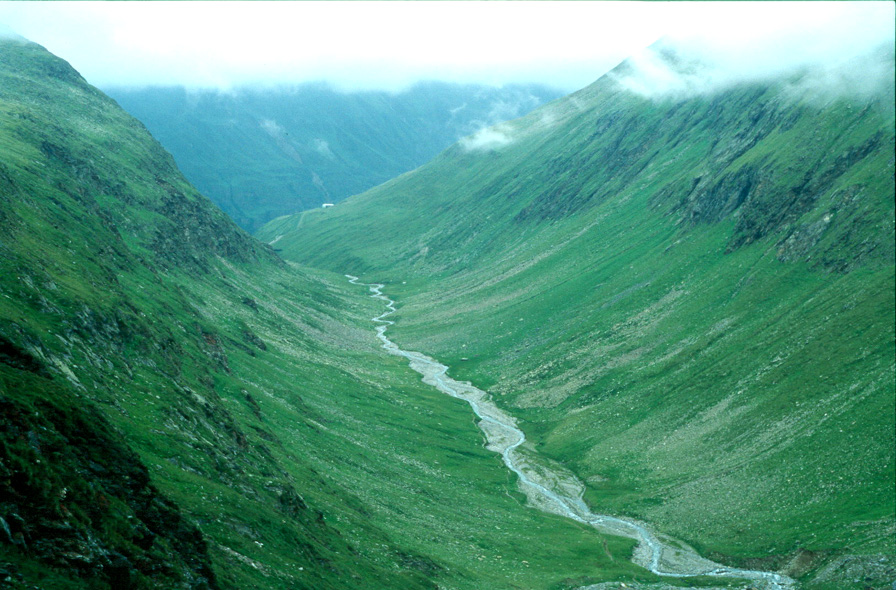
#> input picture HW3/valley.jpg, 896 x 590 px
$ jupyter execute HW3-Images.ipynb   (shell and % lines are left out)
#> lines starting #> are read from the running program, lines starting #| are printed output that depends on the picture
Lab work 3
Task: Work with images

[cell 1]
import matplotlib.pyplot as plt
import matplotlib.image as pltimg
import numpy as np

[cell 2]
#Loading and showing image
im = pltimg.imread('valley.jpg')
#> im is the input picture: shape (590, 896, 3); mean R, G, B 83.3, 146.9, 126.5
fig = plt.figure(figsize=(15,10))
plt.imshow(im)

[cell 3]
#Rotation of image
im_rotated90 = np.rot90(im,1)
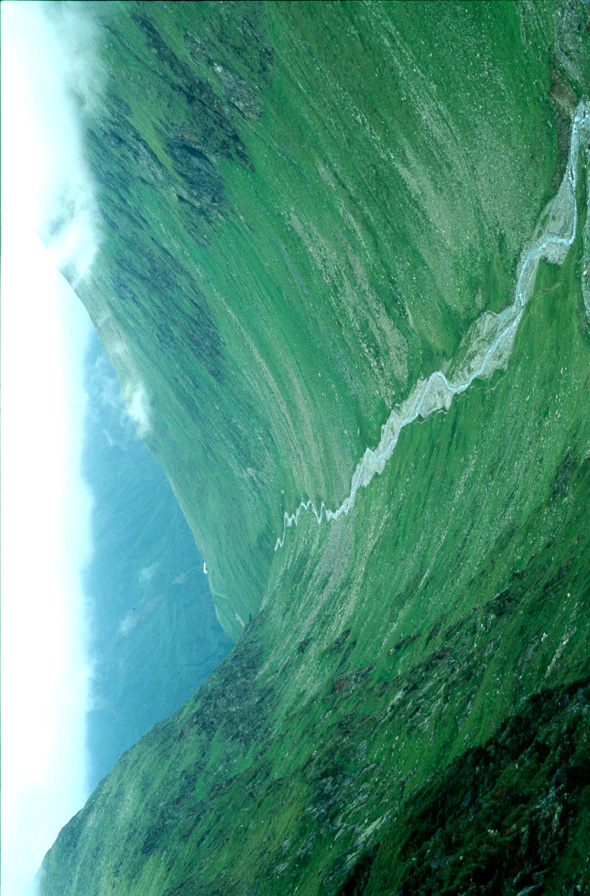
#> im_rotated90: shape (896, 590, 3); mean R, G, B 83.3, 146.9, 126.5
im_rotated180 = np.rot90(im,2)
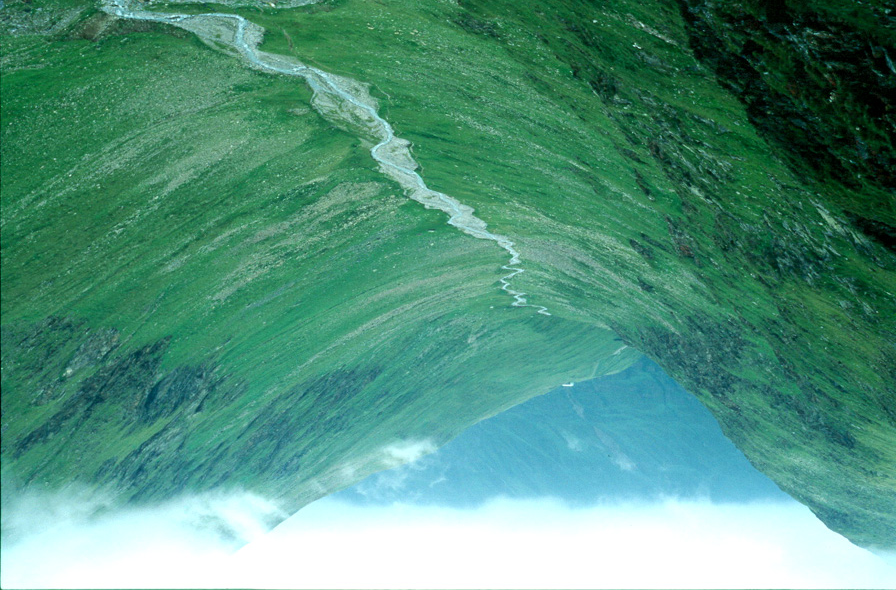
#> im_rotated180: shape (590, 896, 3); mean R, G, B 83.3, 146.9, 126.5
fig = plt.figure(figsize=(15,10))
plt.subplot(121)
plt.imshow(im_rotated90)
plt.subplot(122)
plt.imshow(im_rotated180)
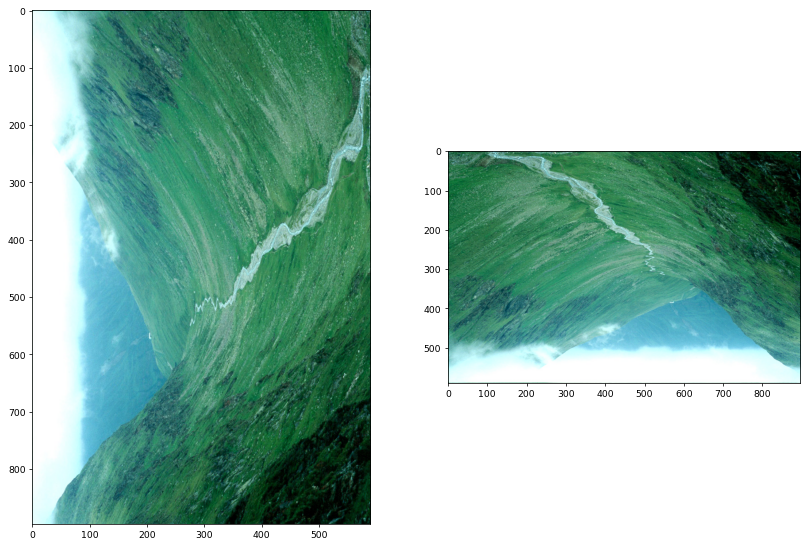
#> figure drawn by matplotlib, 2 panels

[cell 4]
#combination of images

im2 = pltimg.imread('sea.jpg')
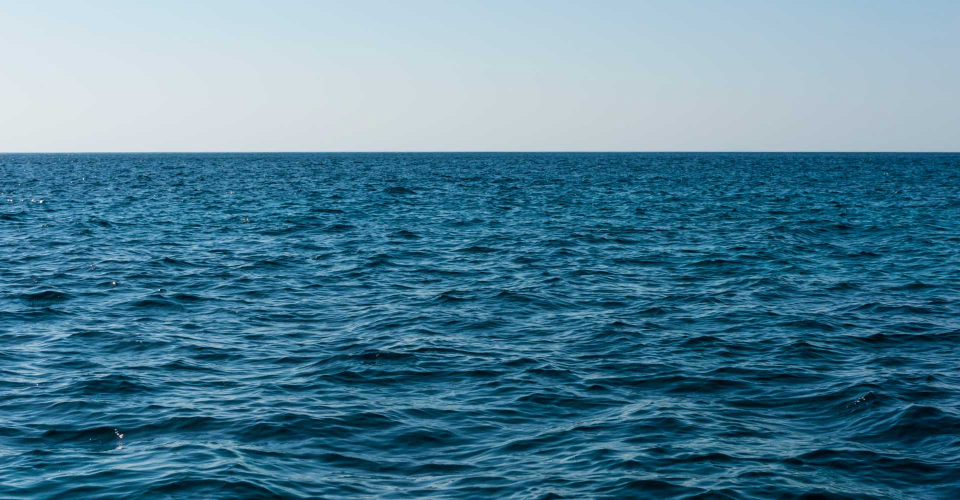
#> input picture HW3/sea.jpg, 1920 x 1000 px (shown at 1/2 size)
#> im2 is the input picture: shape (1000, 1920, 3); mean R, G, B 82.2, 129.2, 151.3
i,j,z = im.shape
#> i = 590; j = 896; z = 3
im2_fixed = im2[0:i,0:j,0:z]
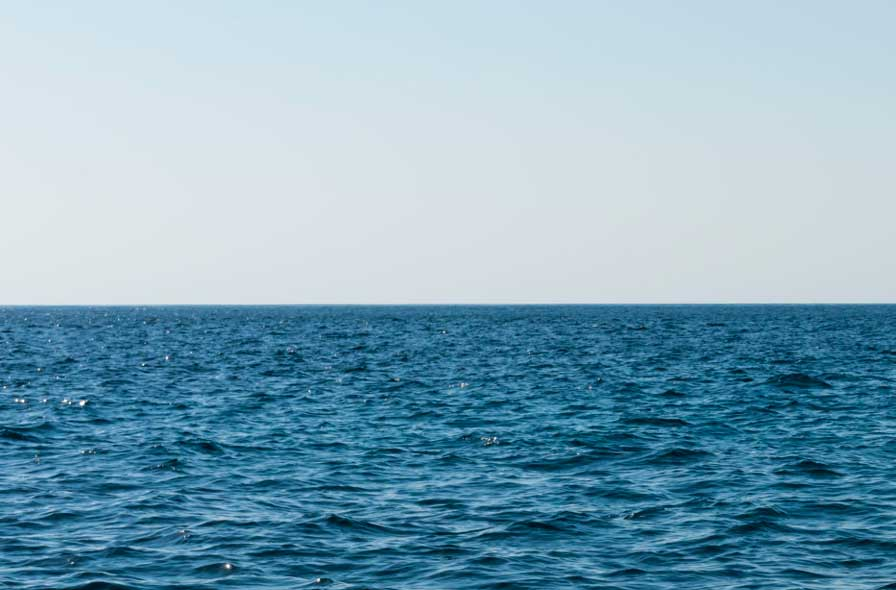
#> im2_fixed: shape (590, 896, 3); mean R, G, B 129.2, 167.2, 186
print(im.shape)
#| (590, 896, 3)
print(im2_fixed.shape)
#| (590, 896, 3)
im_comb1 = im+im2_fixed
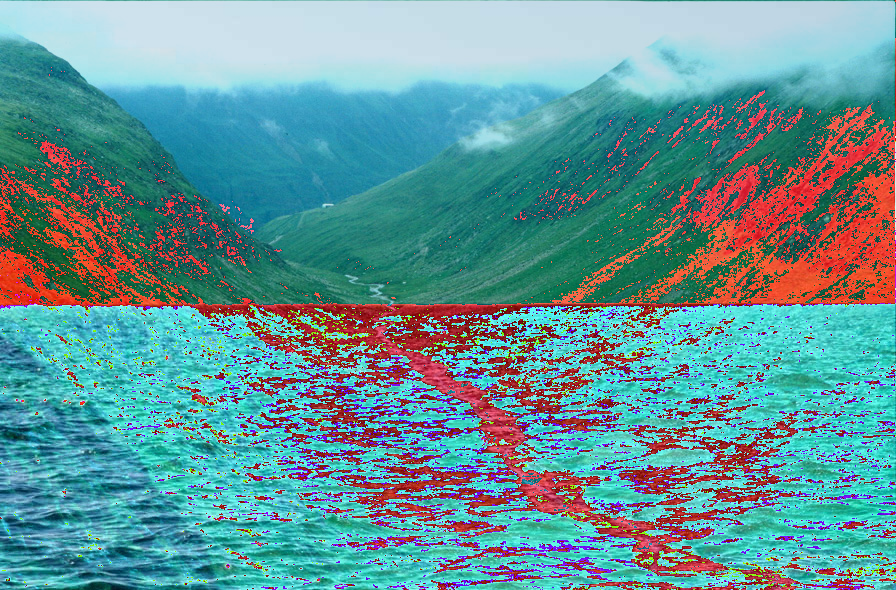
#> im_comb1: shape (590, 896, 3); mean R, G, B 97.8, 149, 152.2
fig = plt.figure(figsize=(15,10))
plt.subplot(221)
plt.imshow(im)
plt.subplot(222)
plt.imshow(im2_fixed)
plt.subplot(223)
plt.imshow(im_comb1)

[cell 5]
#Kernels
from scipy import ndimage
kern=np.ones((3,3))
filtered = ndimage.convolve(im[:,:,0], kern, mode='nearest', cval=0.0)
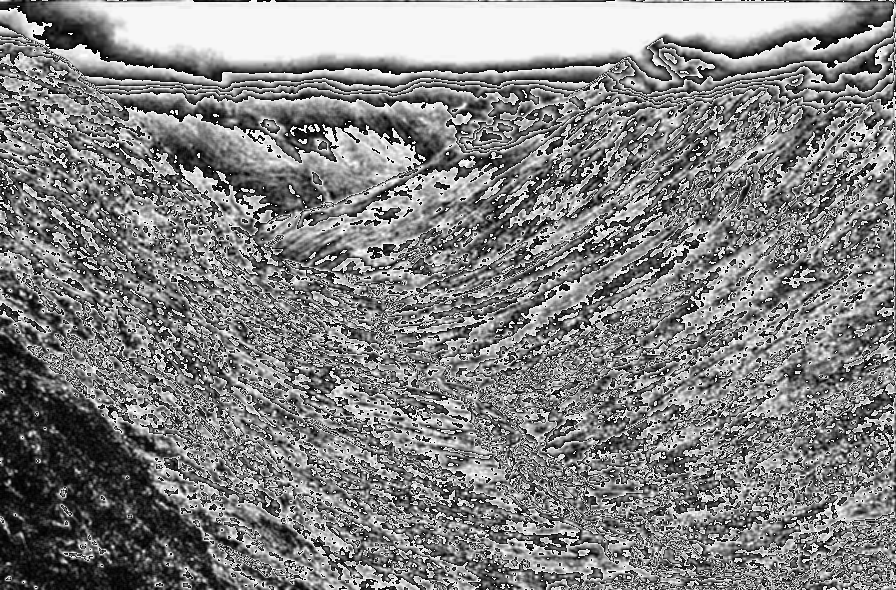
#> filtered: shape (590, 896); min 0, max 255, mean 130
plt.imshow(filtered,cmap='gray')
